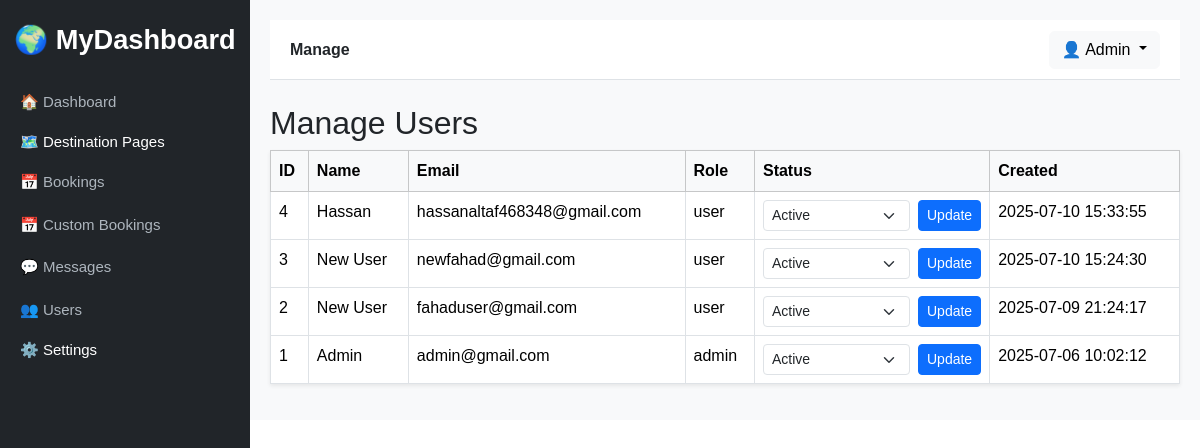
Screenshot of /admin/users/manage (signed in) with the database file from the repository.
### tables this page shows
CREATE TABLE IF NOT EXISTS `users` (
  `id` int NOT NULL AUTO_INCREMENT,
  `name` varchar(100) NOT NULL,
  `email` varchar(100) NOT NULL,
  `password` varchar(255) NOT NULL,
  `role` enum('admin','user') DEFAULT 'user',
  `created_at` timestamp NULL DEFAULT CURRENT_TIMESTAMP,
  `status` enum('active','suspended') DEFAULT 'active',
  PRIMARY KEY (`id`),
  UNIQUE KEY `email` (`email`)
);

### index.php (called while the page is built, shortened)
<?php
$request = strtok($_GET['page'] ?? 'home', '?');
$path = "pages/$request.php";
$layout = 'layouts/main.php';
if (preg_match('/^admin\//', $request)) {
    $layout = 'layouts/admin.php';
} elseif (preg_match('/^user\//', $request)) {
    require_once 'includes/auth_user.php';
    $layout = 'layouts/admin.php';
} elseif (in_array($request, ['login', 'register'])) {
    require_once $path;
    exit;
}
require_once $layout;

### pages/admin/users/manage.php (the view, shortened to what this page needs)
<?php
require_once 'config/db.php';
$result = $conn->query("SELECT id, name, email, role, status, created_at FROM users ORDER BY id DESC");
$users = $result->fetch_all(MYSQLI_ASSOC);
?>
<h2>Manage Users</h2>
<table class="table table-bordered table-hover bg-white shadow-sm">
    <thead class="table-light">
        <tr>
            <th>ID</th>
            <th>Name</th>
            <th>Email</th>
            <th>Role</th>
            <th>Status</th>
            <th>Created</th>
        </tr>
    </thead>
    <tbody>
        <?php foreach ($users as $user): ?>
            <tr>
                <td><?= $user['id'] ?></td>
                <td><?= htmlspecialchars($user['name']) ?></td>
                <td><?= htmlspecialchars($user['email']) ?></td>
                <td><?= $user['role'] ?></td>
                <td>
                    <form method="post" class="d-flex align-items-center">
                        <select name="status" class="form-select form-select-sm me-2">
                            <option value="active" <?= $user['status'] === 'active' ? 'selected' : '' ?>>Active</option>
                        </select>
                        <button class="btn btn-sm btn-primary">Update</button>
                    </form>
                </td>
                <td><?= $user['created_at'] ?></td>
            </tr>
        <?php endforeach; ?>
    </tbody>
</table>

### layouts/admin.php (style rules this page uses)
body { font-family: 'Poppins', sans-serif; }

### rows the page displays
users: id "4", name "Hassan", email "hassanaltaf468348@gmail.com", role "user", status "Active", created_at "2025-07-10 15:33:55"
users: id "3", name "New User", email "newfahad@gmail.com", role "user", status "Active", created_at "2025-07-10 15:24:30"
users: id "2", name "New User", email "fahaduser@gmail.com", role "user", status "Active", created_at "2025-07-09 21:24:17"
users: id "1", name "Admin", email "admin@gmail.com", role "admin", status "Active", created_at "2025-07-06 10:02:12"

### other values shown
$pageTitle "Manage"
$_SESSION['user']['name'] "Admin"
